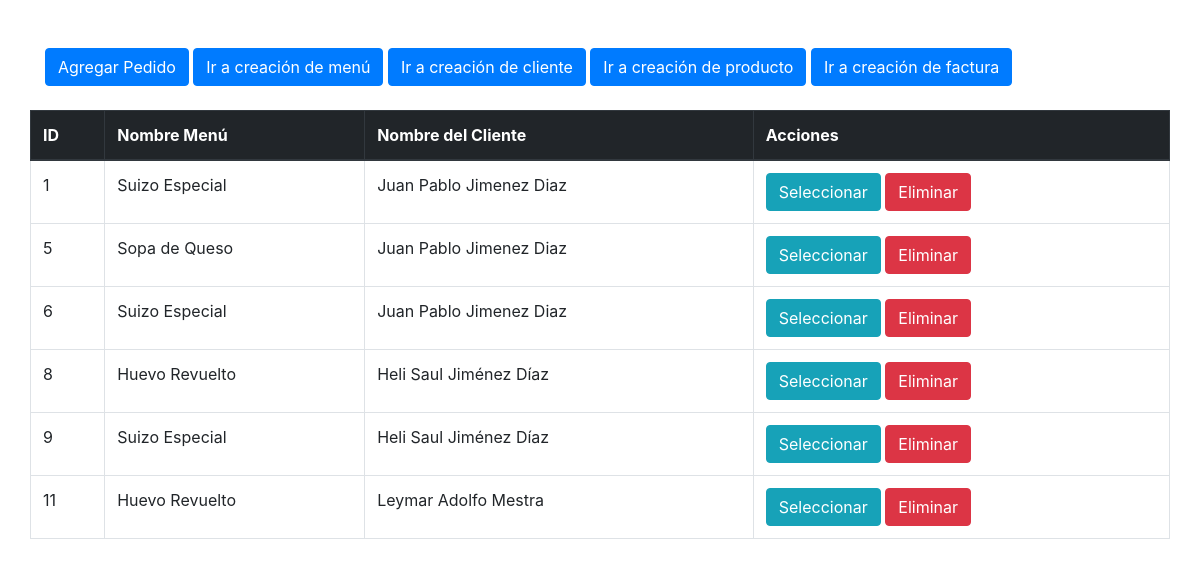
Page /usuarios/controllerPedido.php on the committed database.
### tables this page shows
CREATE TABLE `pedido` (
  `id` int(11) NOT NULL,
  `menu_idMenu` int(11) NOT NULL,
  `cliente_idCliente` int(11) NOT NULL
);

CREATE TABLE `menu` (
  `id` int(11) NOT NULL,
  `nombre` varchar(70) NOT NULL,
  `precio` double NOT NULL,
  `cantidad` int(11) NOT NULL,
  `idProducto` int(11) NOT NULL
);

CREATE TABLE `cliente` (
  `id` int(11) NOT NULL,
  `cedula` bigint(20) NOT NULL,
  `nombre` varchar(40) NOT NULL,
  `apellido` varchar(40) NOT NULL,
  `numero` bigint(20) NOT NULL,
  `correo` varchar(80) NOT NULL,
  `direccion` varchar(250) DEFAULT NULL
);

### usuarios/pedido.php (called while the page is built, shortened)
<?php
include("../conexion/conexion.php");
$datosPedido = $conexion->prepare("SELECT pedido.`id`, `menu_idMenu`, `cliente_idCliente`, cliente.nombre as cliente_nombre, cliente.apellido as cliente_apellido, menu.nombre as menu_nombre  FROM `pedido` inner join cliente on pedido.cliente_idCliente=cliente.id inner join menu on pedido.menu_idMenu = menu.id;");
$datosPedido->execute();
$listaPedido = $datosPedido->fetchAll(PDO::FETCH_ASSOC);

### usuarios/controllerPedido.php (the view, shortened to what this page needs)
<?php
require 'pedido.php';
?>
<!DOCTYPE html>
<html lang="en">
<head>
    <link rel="stylesheet" href="https://stackpath.bootstrapcdn.com/bootstrap/4.1.3/css/bootstrap.min.css">
    <link rel="stylesheet" href="/css/css.css">
</head>
<body>
    <div class="container">
        <form action="" method="post">
            <br>
            <br>
            <button type="button" class="btn btn-primary linea" data-toggle="modal" data-target="#exampleModalCenter">
                Agregar Pedido
            </button>
            <a href="index.php" class="btn btn-primary linea">Ir a creación de menú</a>
            <a href="cliente.php" class="btn btn-primary linea">Ir a creación de cliente</a>
            <a href="producto.php" class="btn btn-primary linea">Ir a creación de producto</a>
            <a href="factura.php" class="btn btn-primary linea">Ir a creación de factura</a>
            <br>
            <br>
        </form>
        <div class="row">
            <table CLASS="table table-hover table-bordered">
                <thead class="thead-dark">
                    <tr>
                        <th>ID</th>
                        <th>Nombre Menú</th>
                        <th>Nombre del Cliente</th>
                        <th>Acciones</th>
                    </tr>
                </thead>
                <?php foreach ($listaPedido as $pedido) { ?>
                    <tr>
                        <td> <?php echo $pedido['id'] ?> </td>
                        <td> <?php echo $pedido['menu_nombre'] ?> </td>
                        <td> <?php echo $pedido['cliente_nombre'] ?> <?php echo $pedido['cliente_apellido'] ?> </td>
                        <td>
                            <form action="" method="post">
                                <input type="submit" value="Seleccionar" class="btn btn-info linea " name="accion">
                                <button value="btnEliminar" type="submit" class="btn btn-danger linea" onclick="return confirmar('¿Quieres borrar este registro?')" name="accion">Eliminar</button>
                            </form>
                        </td>
                    </tr>
                <?php } ?>
            </table>
        </div>
    </div>
</body>
</html>

### css/css.css (style rules this page uses)
.linea { display: inline-block; }

### rows in the picture
pedido: id "1", menu_idMenu.nombre "Suizo Especial", cliente_idCliente.nombre "Juan Pablo", cliente_idCliente.apellido "Jimenez Diaz"
pedido: id "5", menu_idMenu.nombre "Sopa de Queso", cliente_idCliente.nombre "Juan Pablo", cliente_idCliente.apellido "Jimenez Diaz"
pedido: id "6", menu_idMenu.nombre "Suizo Especial", cliente_idCliente.nombre "Juan Pablo", cliente_idCliente.apellido "Jimenez Diaz"
pedido: id "8", menu_idMenu.nombre "Huevo Revuelto", cliente_idCliente.nombre "Heli Saul", cliente_idCliente.apellido "Jiménez Díaz"
pedido: id "9", menu_idMenu.nombre "Suizo Especial", cliente_idCliente.nombre "Heli Saul", cliente_idCliente.apellido "Jiménez Díaz"
pedido: id "11", menu_idMenu.nombre "Huevo Revuelto", cliente_idCliente.nombre "Leymar Adolfo", cliente_idCliente.apellido "Mestra"
